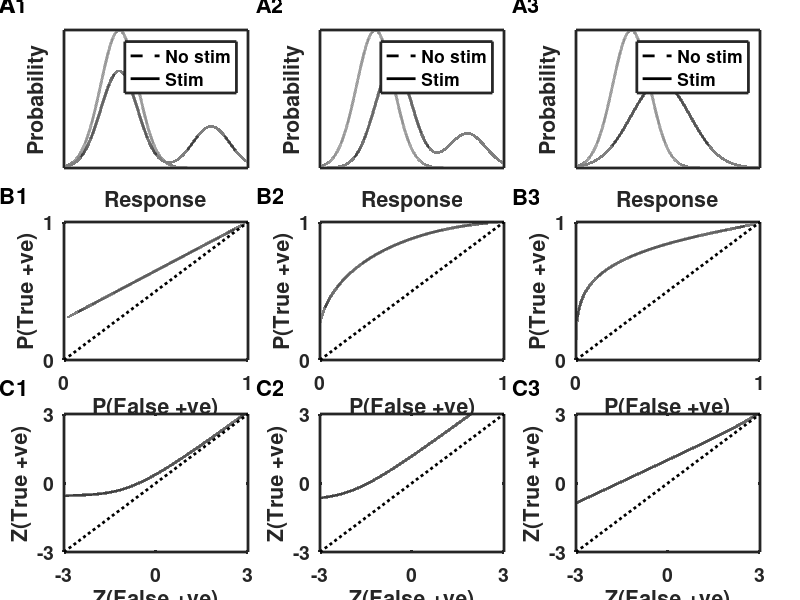

This figure's MATLAB source:
% Figure_3_10.m
% 
% This code was used to produce Figure 3.10 in the textbook:
% An Introductory Course in Computational Neuroscience
% [redacted]
%
%%%%%%%%%%%%%%%%%%%%%%%%%%%%%%%%%%%%%%%%%%%%%%%%%%%%%%%%%%%%%%%%%%%%%%%%%%%

clear
dx = 0.1;
x = 0:0.001:50;       % Vector of possible response values

%% First produce base probability distribution (Distribution-a)
% Base process (0) has mean response of 15Hz and standard deviation of 5Hz
mu_0 = 15;          % mean
sigma_0 = 5;        % standard deviation
% Now produce a Gaussian (Distribution-a) for the base process
P_a = exp(-(x-mu_0).*(x-mu_0)./(2*sigma_0*sigma_0));
P_a = P_a / (dx*sum(P_a));  % Integral of probability distribution must be 1.

%% Distribution-b is a mixture of the base process and a higher rate process
% Process (1) is a higher rate process
mu_1 = 40;
sigma_1 = 5;

p1 = 0.3;           % Contribution of process 1 to Distribution-b
p0 = 1-p1;          % Contribution of base process to Distribution-b.

% Now produce the mixture of two Gaussians for Distribution-b.
P_b = (p0/sigma_0)*exp(-(x-mu_0).*(x-mu_0)./(2*sigma_0*sigma_0)) ...
    + (p1/sigma_1)*exp(-(x-mu_1).*(x-mu_1)./(2*sigma_1*sigma_1));
P_b = P_b / (dx*sum(P_b));  % Integral of probability distribution must be 1.

%% Distribution-c is a mixture of two different higher-rate Gaussians
mu_2 = 20;          % Recognition (process-2) mean-rate
sigma_2 = 5;
mu_3 = 40;          % Recall (process-3) mean-rate
sigma_3 = 5;

p3 = 0.25;          % Fraction of contribution from process-3
p2 = 1-p3;          % Fraction of contribution from process-2

% Now produce the mixture of two Gaussians for Distribution-c.
P_c = (p2/sigma_2)*exp(-(x-mu_2).*(x-mu_2)./(2*sigma_2*sigma_2)) ...
    + (p3/sigma_3)*exp(-(x-mu_3).*(x-mu_3)./(2*sigma_3*sigma_3));
P_c = P_c / (dx*sum(P_c));  % Integral of probability distribution must be 1.


%% Distribution-d is a single Gaussian (one process) with greater standard deviation
mu_4 = 23;          % Mean rate from process-4
sigma_4 = 8;        % Greater standard deviation in rate for process-4

% Produce Distribution-d as a Gaussian entirely from process-r
P_d = exp(-(x-mu_4).*(x-mu_4)./(2*sigma_4*sigma_4));
P_d = P_d / (dx*sum(P_d));  % Integral of probability distribution must be 1.

% Calculate the probability as a function of threshold (x) that a draw from
% each of the distributions is greater than the threshold. This is
% equivalent to a false positive when drawn from the baseline distribution
% (no stimulus) or a true positive when drawn from each of the three
% stimulus-present distributions.
false_p = 1-cumsum(P_a)/sum(P_a);
true_p_b = 1 - cumsum(P_b)/sum(P_b);
true_p_c = 1 - cumsum(P_c)/sum(P_c);
true_p_d = 1 - cumsum(P_d)/sum(P_d);

%% Set up the plotting parameters and plot the distibutions and ROC curves
set(0,'DefaultLineLineWidth',2,...
    'DefaultLineMarkerSize',8, ...
    'DefaultAxesLineWidth',2, ...
    'DefaultAxesFontSize',14,...
    'DefaultAxesFontWeight','Bold');

figure(1)
clf

%% First plot the individual probability distributions, each of the 
%  stimulus-present ones (P_b, P_c, P_d) with the baseline,
%  stimulus-absent distribution (P_a). 
subplot('Position',[0.08 0.72 0.23 0.23])
plot(x,P_a,'k--')
hold on
plot(x,P_b,'k')
xlabel('Response')
ylabel('Probability')
set(gca,'YTick',[])
set(gca,'XTick',[])
legend('No stim', 'Stim')

subplot('Position',[0.4 0.72 0.23 0.23])
plot(x,P_a,'k--')
hold on
plot(x,P_c,'k')
ylabel('Probability')
xlabel('Response')
set(gca,'YTick',[])
set(gca,'XTick',[])
legend('No stim', 'Stim')

subplot('Position',[0.72 0.72 0.23 0.23])
plot(x,P_a,'k--')
hold on
plot(x,P_d,'k')
ylabel('Probability')
xlabel('Response')
set(gca,'YTick',[])
set(gca,'XTick',[])
legend('No stim', 'Stim')

%% Next plot the ROC curve, true-positives versus false-positives
subplot('Position',[0.08 0.4 0.23 0.23])
plot(false_p,true_p_b,'k')
hold on
plot([0 1], [0 1],'k:')
xlabel('P(False +ve)')
ylabel('P(True +ve)')
set(gca,'XTick',[0 1])
set(gca,'YTick',[0 1])

subplot('Position',[0.4 0.4 0.23 0.23])
plot(false_p,true_p_c,'k')
hold on
plot([0 1], [0 1],'k:')
xlabel('P(False +ve)')
ylabel('P(True +ve)')
set(gca,'XTick',[0 1])
set(gca,'YTick',[0 1])

subplot('Position',[0.72 0.4 0.23 0.23])
plot(false_p,true_p_d,'k')
hold on
plot([0 1], [0 1],'k:')
xlabel('P(False +ve)')
ylabel('P(True +ve)')
set(gca,'XTick',[0 1])
set(gca,'YTick',[0 1])

%% Finally plot the z-scores of true positives versus z-scores of false positives
subplot('Position',[0.08 0.08 0.23 0.23])
plot(sqrt(2)*erfcinv(2*(1-false_p)),sqrt(2)*erfcinv(2*(1-true_p_b)),'k')
axis([-3 3 -3 3])
hold on
plot([-3 3], [-3 3],'k:')
xlabel('Z(False +ve)')
ylabel('Z(True +ve)')
set(gca,'YTick',[-3 0 3])
set(gca,'XTick',[-3 0 3])

subplot('Position',[0.4 0.08 0.23 0.23])
plot(sqrt(2)*erfcinv(2*(1-false_p)),sqrt(2)*erfcinv(2*(1-true_p_c)),'k')
axis([-3 3 -3 3])
hold on
plot([-3 3], [-3 3],'k:')
xlabel('Z(False +ve)')
ylabel('Z(True +ve)')
set(gca,'YTick',[-3 0 3])
set(gca,'XTick',[-3 0 3])

subplot('Position',[0.72 0.08 0.23 0.23])
plot(sqrt(2)*erfcinv(2*(1-false_p)),sqrt(2)*erfcinv(2*(1-true_p_d)),'k')
axis([-3 3 -3 3])
hold on
plot([-3 3], [-3 3],'k:')
xlabel('Z(False +ve)')
ylabel('Z(True +ve)')
set(gca,'YTick',[-3 0 3])
set(gca,'XTick',[-3 0 3])


annotation('textbox',[0 0.98 0.02 0.02],'LineStyle','none','FontSize',16,'FontWeight','Bold','String','A1')
annotation('textbox',[0.32 0.98 0.02 0.02],'LineStyle','none','FontSize',16,'FontWeight','Bold','String','A2')
annotation('textbox',[0.64 0.98 0.02 0.02],'LineStyle','none','FontSize',16,'FontWeight','Bold','String','A3')
annotation('textbox',[0 0.66 0.02 0.02],'LineStyle','none','FontSize',16,'FontWeight','Bold','String','B1')
annotation('textbox',[0.32 0.66 0.02 0.02],'LineStyle','none','FontSize',16,'FontWeight','Bold','String','B2')
annotation('textbox',[0.64 0.66 0.02 0.02],'LineStyle','none','FontSize',16,'FontWeight','Bold','String','B3')
annotation('textbox',[0 0.34 0.02 0.02],'LineStyle','none','FontSize',16,'FontWeight','Bold','String','C1')
annotation('textbox',[0.32 0.34 0.02 0.02],'LineStyle','none','FontSize',16,'FontWeight','Bold','String','C2')
annotation('textbox',[0.64 0.34 0.02 0.02],'LineStyle','none','FontSize',16,'FontWeight','Bold','String','C3')
